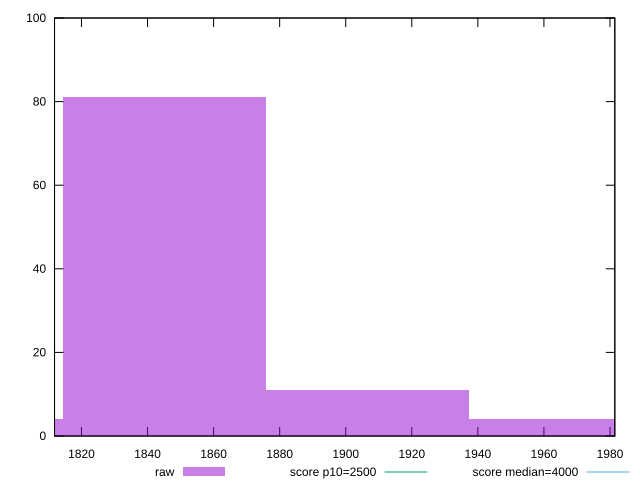

Generate this figure with gnuplot:
reset

$raw <<EOF
1845.0817919809808 81
1906.5845183803467 11
1783.5790655816147 4
1968.0872447797128 4
EOF

set key outside below
set boxwidth 61.502726399366026
set xrange [1811.844:1981.4679999999998]
set yrange [0:100]
set trange [0:100]
set style fill transparent solid 0.5 noborder

set parametric
set terminal svg size 640, 490 enhanced background rgb 'white'
set output "reports/report_00031_2021-02-24T23-18-18.084Z/largest-contentful-paint/samples/card/raw/histogram.svg"

plot $raw title "raw" with boxes, \
     2500,t title "score p10=2500", \
     4000,t title "score median=4000"

reset
